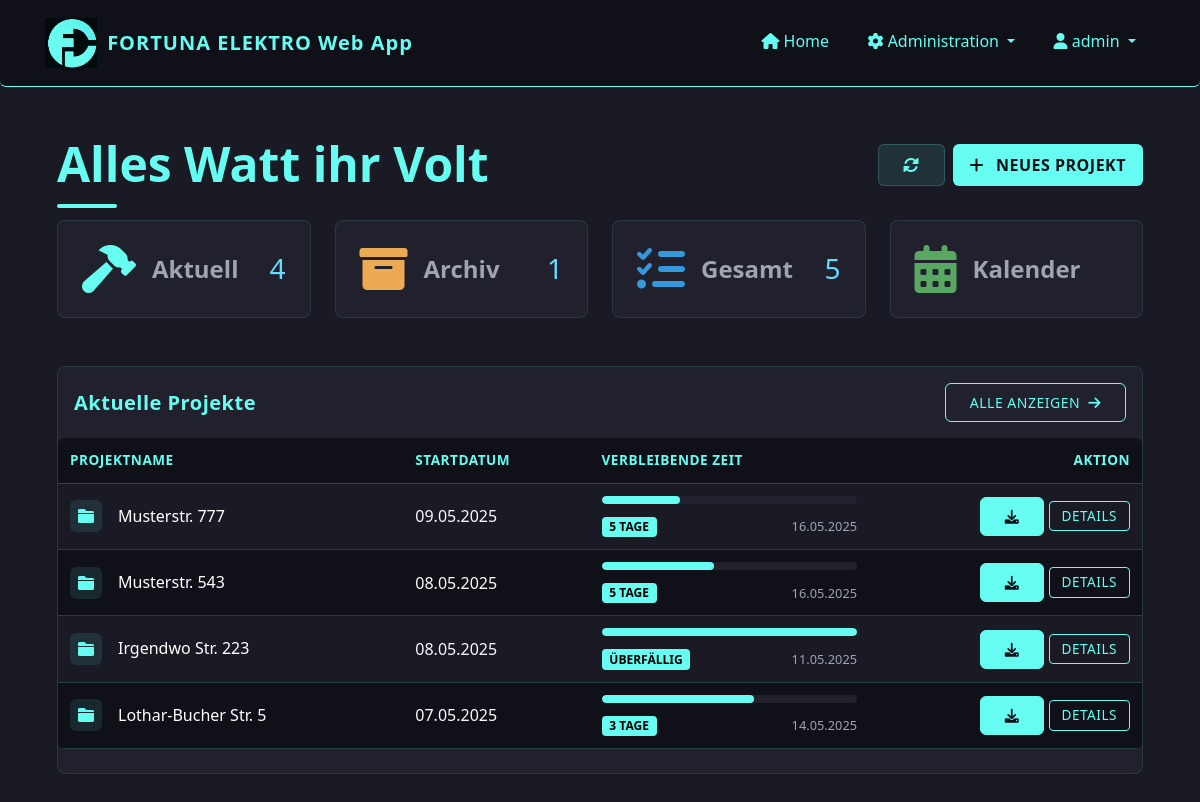
Page / (signed in) on the earlier database version.
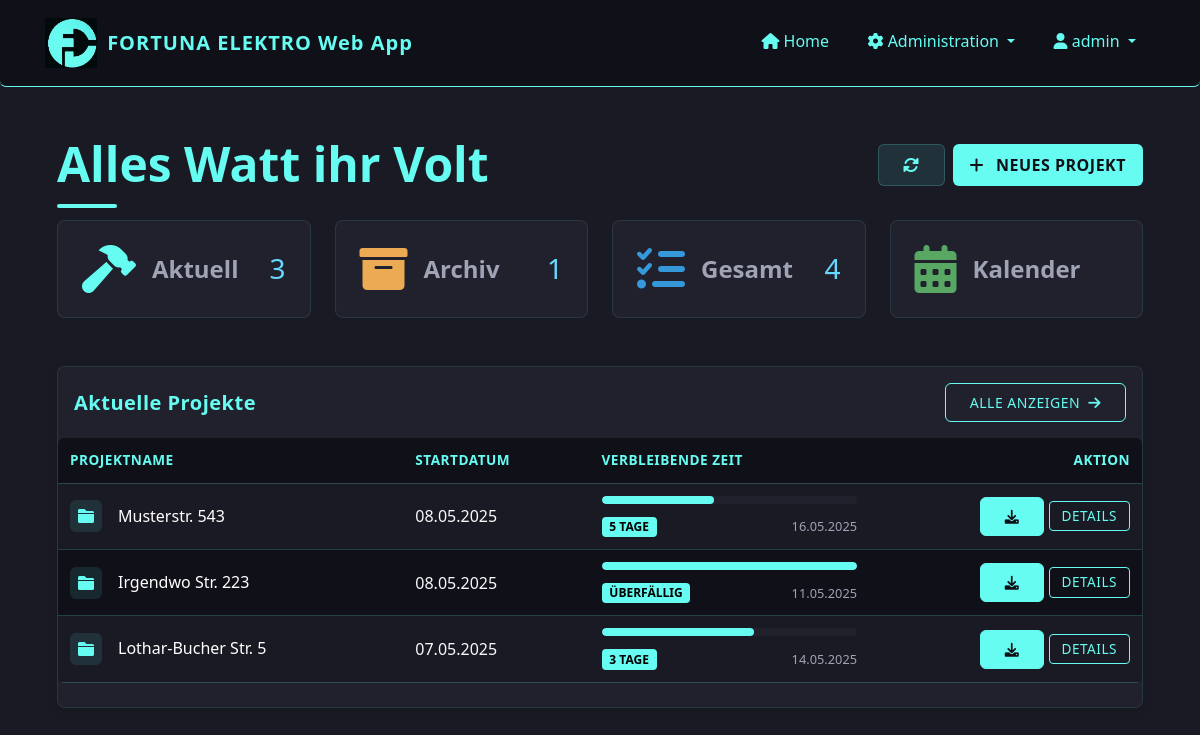
Same page on the later database version.
### app/models/project.py (models this page shows, shortened)
class Project(db.Model):
    id = db.Column(db.Integer, primary_key=True)
    name = db.Column(db.String(128), nullable=False)  # Adresse als Projektname
    description = db.Column(db.Text)
    start_date = db.Column(db.DateTime, default=datetime.utcnow)
    end_date = db.Column(db.DateTime)
    status = db.Column(db.String(20), default='in_bearbeitung')  # 'in_bearbeitung', 'abgeschlossen', 'archiviert'
    creator_id = db.Column(db.Integer, db.ForeignKey('user.id'))
    files = db.relationship('File', backref='project', lazy='dynamic', cascade='all, delete-orphan')
    timesheets = db.relationship('Timesheet', backref='project', lazy='dynamic', cascade='all, delete-orphan')
    def is_overdue(self):
        if not self.end_date:
            return False
        return self.end_date < datetime.now()
    def days_remaining(self):
        if not self.end_date:
            return None
        today = datetime.now()
        delta = (self.end_date.date() - today.date()).days
        return delta
    def get_progress_percentage(self):
        if not self.end_date or not self.start_date:
            return 0
        now = datetime.now()
        if isinstance(self.start_date, datetime) and isinstance(self.end_date, datetime):
            total_duration = (self.end_date - self.start_date).total_seconds()
            elapsed_time = (now - self.start_date).total_seconds()
        if elapsed_time >= total_duration:
            return 100
        progress = (elapsed_time / total_duration) * 100
        return round(progress, 1)  # Auf eine Dezimalstelle runden

### app/routes/dashboard.py (the view)
@dashboard.route('/')
@login_required
def index():
    in_progress = Project.query.filter_by(status='in_bearbeitung').order_by(Project.start_date.desc()).all()
    archived = Project.query.filter_by(status='archiviert').order_by(Project.start_date.desc()).all()
    now = datetime.now()
    return render_template(
        'dashboard/index.html',
        title='Dashboard',
        in_progress=in_progress,
        archived=archived,
        now=now  # Add this line to pass the current datetime
    )

### app/models/user.py (called while the page is built)
@login_manager.user_loader
def load_user(id):
    return User.query.get(int(id))

    def is_admin(self):
        return self.role == 'admin'

### app/templates/dashboard/index.html (shortened to what the changed rows need)
{% extends "base.html" %}
{% block content %}
<link rel="stylesheet" href="{{ url_for('static', filename='css/calendar.css') }}">
<link rel="stylesheet" href="{{ url_for('static', filename='css/home.css') }}">
<link rel="stylesheet" href="{{ url_for('static', filename='css/project-modal.css') }}">
<link rel="stylesheet" href="{{ url_for('static', filename='css/card_mobile.css') }}">
<link href="https://cdnjs.cloudflare.com/ajax/libs/font-awesome/6.0.0/css/all.min.css" rel="stylesheet">
<div class="container-fluid py-4">
<div class="row g-4 mb-5">
    <div class="col-12 col-sm-6 col-lg-3">
        <div class="card h-100 border-0 shadow-hover stat-card custom-stat-card" data-bs-toggle="modal" data-bs-target="#projectsModal" data-tab-target="in-progress-tab">
            <div class="card-body p-4">
                <div class="d-flex align-items-center justify-content-between">
                    <div class="d-flex align-items-center gap-3">
                        <i class="fas fa-hammer fa-3x text-primary"></i>
                        <span class="text-muted fw-bold fs-4">Aktuell</span>
                    </div>
                    <h3 class="mb-0">{{ in_progress|length }}</h3>
                </div>
            </div>
        </div>
    </div>
    <div class="col-12 col-sm-6 col-lg-3">
        <div class="card h-100 border-0 shadow-hover stat-card custom-stat-card" data-bs-toggle="modal" data-bs-target="#projectsModal" data-tab-target="all-tab">
            <div class="card-body p-4">
                <div class="d-flex align-items-center justify-content-between">
                    <div class="d-flex align-items-center gap-3">
                        <i class="fas fa-tasks fa-3x text-info"></i>
                        <span class="text-muted fw-bold fs-4">Gesamt</span>
                    </div>
                    <h3 class="mb-0">{{ (in_progress|length) + (completed|length) + (archived|length) }}</h3>
                </div>
            </div>
        </div>
    </div>
</div>
<div class="row mb-4">
    <div class="col-12">
        <div class="card border-0 shadow-hover aktuelle-projekte">
            <div class="card-body p-0">
                {% if in_progress %}
                <div class="table-responsive">
                    <table class="table table-hover align-middle mb-0">
                        <thead>
                            <tr>
                                <th>Projektname</th>
                                <th class="d-none d-md-table-cell">Startdatum</th>
                                <th class="d-none d-lg-table-cell">Verbleibende Zeit</th>
                                <th class="text-end">Aktion</th>
                            </tr>
                        </thead>
                        <tbody>
                            {% for project in in_progress[:5] %}
                                <tr>
                                    <td>
                                        <div class="d-flex align-items-center">
                                            <div class="project-icon me-3">
                                                <i class="fas fa-folder" style="color: var(--accent);"></i>
                                            </div>
                                            <div>
                                                <h6 class="mb-0" style="color: white;">{{ project.name }}</h6>
                                            </div>
                                        </div>
                                    </td>
                                    <td class="d-none d-md-table-cell text-light">{{ project.start_date.strftime('%d.%m.%Y') }}</td>
                                    <td class="d-none d-lg-table-cell">
                                        {% if project.end_date %}
                                            <div class="progress-container">
                                                <div class="progress-wrapper">
                                                    <div class="progress" style="height: 8px; background-color: var(--primary-light);">
                                                        <div class="progress-bar" role="progressbar"
                                                            style="width: {{ project.get_progress_percentage() }}%; background-color: var(--accent);"
                                                            aria-valuenow="{{ project.get_progress_percentage() }}" aria-valuemin="0" aria-valuemax="100">
                                                        </div>
                                                    </div>
                                                    <div class="date-time-container">
                                                        <span class="badge bg-info countdown-badge" style="color: #000 !important; font-weight: bold;">
                                                            {% if project.is_overdue() %}
                                                                Überfällig
                                                            {% elif project.days_remaining() == 0 %}
                                                                Heute fällig
                                                            {% elif project.days_remaining() == 1 %}
                                                                1 Tag
                                                            {% else %}
                                                                {{ project.days_remaining() }} Tage
                                                            {% endif %}
                                                        </span>
                                                        <span class="end-date date-text text-muted">{{ project.end_date.strftime('%d.%m.%Y') }}</span>
                                                    </div>
                                                </div>
                                            </div>
                                        {% else %}
                                            <div class="d-flex align-items-center">
                                                <span class="badge bg-secondary">Kein Enddatum</span>
                                            </div>
                                        {% endif %}
                                    </td>
                                    <td class="text-end">
                                        <a href="{{ url_for('files.download_project', project_id=project.id) }}" class="btn btn-sm btn-primary">
                                            <i class="fas fa-download"></i>
                                        </a>
                                        <a href="{{ url_for('projects.view_project', project_id=project.id) }}" class="btn btn-sm btn-outline-primary details">
                                            Details
                                        </a>
                                    </td>
                                </tr>
                            {% endfor %}
                        </tbody>
                    </table>
                </div>
                {% endif %}
            </div>
        </div>
    </div>
</div>
                        {% set all_projects = in_progress + archived %}
{% endblock %}

Differences in the rows shown:
removed Project: name "Musterstr. 777", start_date "09.05.2025", days_remaining "5", end_date "16.05.2025"
Other differences:
{{ in_progress|length }}: "4" → "3"
{{ (in_progress|length) + (completed|length) + (archived|length) }}: "5" → "4"
